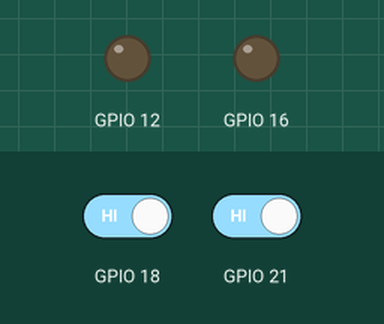
A program run on a simulated Raspberry Pi (BCM pin numbers). Parts: output pins drawn as LEDs (lit = HIGH). The test bench sets the inputs (shaded band); at power-on: GPIO 18 HIGH, GPIO 21 HIGH.

Above: at 1.2 s.
1.3 s: GPIO 18 driven LOW
At 2.5 s:
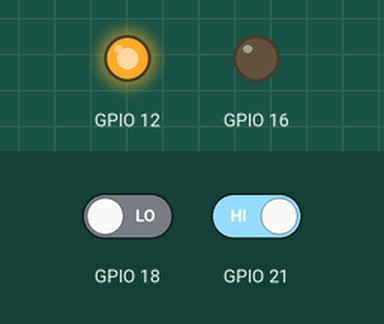
2.8 s: GPIO 21 driven LOW
At 3.7 s:
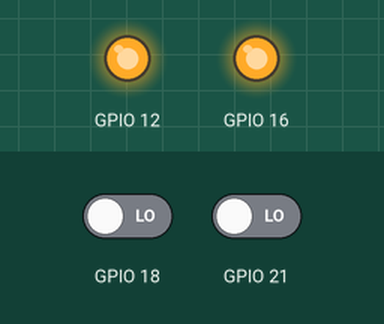
4.3 s: GPIO 18 driven HIGH
At 4.9 s:
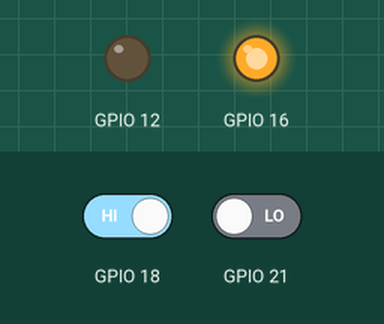
5.8 s: GPIO 21 driven HIGH
At 7.2 s:
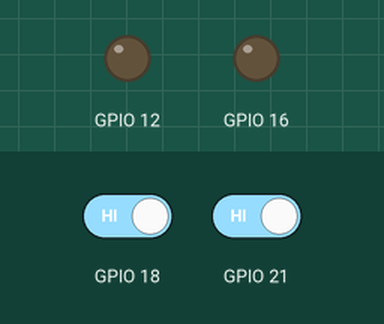
Timing chart, 0 to 8.3 s (numbered marks = the images above; inputs shaded):
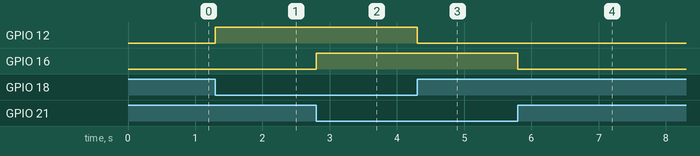

The program:

buttons.py
```python
import RPi.GPIO as GPIO

GPIO.setmode(GPIO.BCM)

GPIO.setup(18,GPIO.IN)
GPIO.setup(21,GPIO.IN)
GPIO.setup(12,GPIO.OUT)
GPIO.setup(16,GPIO.OUT)

try:
    while True:
        GPIO.output(12, not GPIO.input(18))
        GPIO.output(16, not GPIO.input(21))
except KeyboardInterrupt:
    GPIO.cleanup()
```

Measured:
- after the input at 1.3 s, GPIO 12: LOW → HIGH at once
- after the input at 2.8 s, GPIO 16: LOW → HIGH at once
- after the input at 4.3 s, GPIO 12: HIGH → LOW at once
- after the input at 5.8 s, GPIO 16: HIGH → LOW at once
